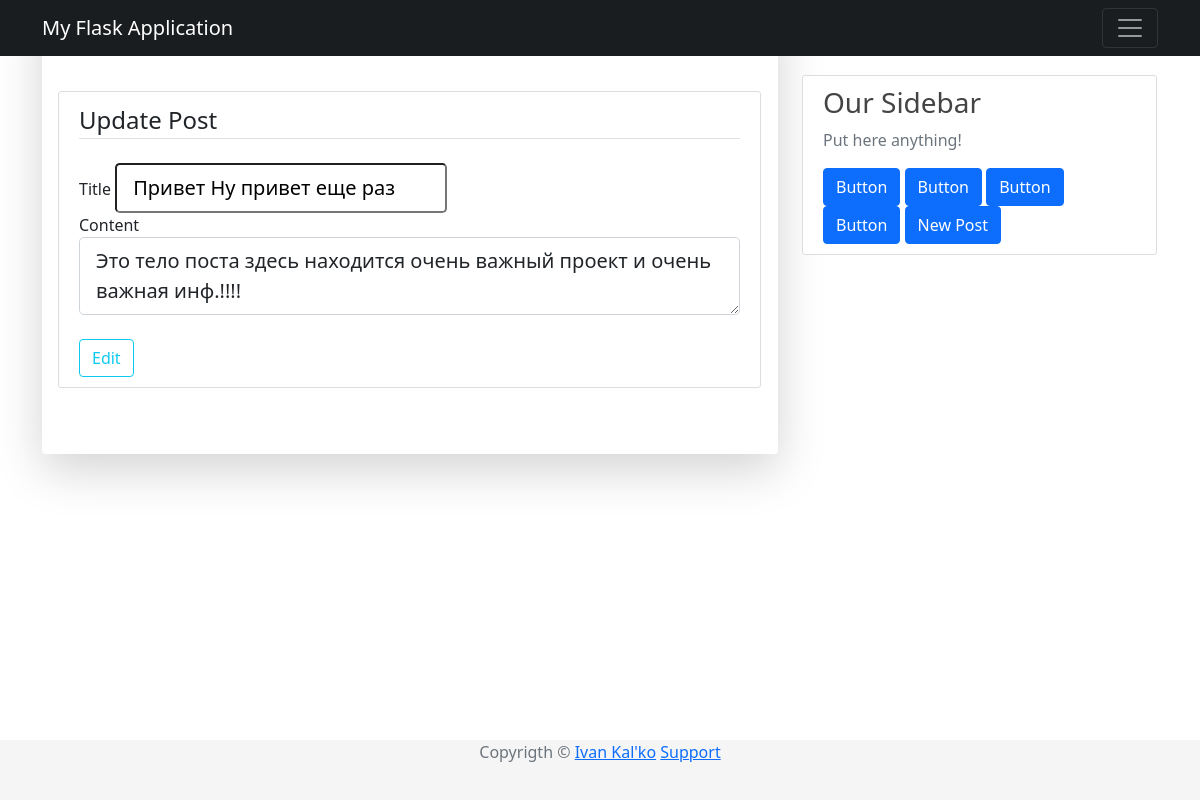
The page /post/2/edit (signed in) on the database its author committed.
### app/models/post.py (models this page shows, shortened)
class Post(db.Model):
    __tablename__ = "posts"
    id = db.Column(db.Integer, primary_key=True)
    title = db.Column(db.String(100), nullable=False)
    timestamp = db.Column(db.DateTime, nullable=False, default=datetime.utcnow)
    content = db.Column(db.Text, nullable=False)
    user_id = db.Column(db.Integer, db.ForeignKey("users.id"), nullable=False)
    comment = db.relationship('Comment', backref='article', lazy=True)

### app/routes/post.py (the view)
@app.route("/post/<int:id>/edit", methods=["GET", "POST"])
@login_required
def edit_post(id:int):
    post = Post.query.get_or_404(id)
    if post.author != current_user:
        abort(403)
    form = PostForm()
    if request.method == "POST" and form.validate():
        post.title = form.title.data
        post.content = form.content.data
        db.session.commit()
        flash("Your post has been created!", "success")
        return redirect(url_for('post', id=post.id))
    else:
        form.title.data = post.title
        form.content.data = post.content
    return render_template("edit_post.html", title="Update Post", form=form)

### app/forms/post.py
class PostForm(FlaskForm):
    title = StringField(label='Title', validators=[DataRequired()])
    content = TextAreaField(label="Content", validators=[DataRequired()])
    submit = SubmitField(label="Create Post")

### app/models/user.py (called while the page is built)
@login.user_loader
def load_user(id:int) -> User:
    return User.query.get(int(id))

### app/templates/edit_post.html (shortened to what this page needs)
{% extends "base.html" %}
{% block content %}
    <div class="content-section">
        <form method="POST" acrion="" novalidate>
            <fieldset class="form-group">
                <legend class="border-bottom mb-4">Update Post</legend>
                <div class="form-group">
                    {{ form.title.label(class="form-control-label") }}
                    {% if form.title.errors %}
                        {{ form.title(class="form-control form-control-lg is-invalid") }}
                        <div class="invalid-feedback">
                            {% for error in form.title.errors %}
                                <span>{{ error }}</span>
                            {% endfor %}
                        </div>
                    {% else %}
                        {{ form.title(class="form.control form-control-lg") }}
                    {% endif %}
                </div>
                <div class="form-group">
                    {{ form.content.label(class="form-control-label") }}
                    {% if form.content.errors %}
                        {{ form.content(class="form-control form-control-lg is-invalid") }}
                        <div class="invalid-feedback">
                            {% for error in form.content.errors %}
                                <span>{{ error }}</span>
                            {% endfor %}
                        </div>
                    {% else %}
                        {{ form.content(class="form-control form-control-lg") }}
                    {% endif %}
                </div>
            </fieldset><br>
            <div class="form-group">
                <button type="submit" class="btn btn-outline-info">Edit</button>
            </div>
        </form>
    </div>
{% endblock %}

### app/static/css/base.css (style rules this page uses)
body { background: #fafafa; color: #333333; margin-top: 5rem; }
.content-section { background: #ffffff; padding: 10px 20px; border: 1px solid #dddddd; border-radius: 3px; margin-right: 1px; margin-top: 75px; margin-bottom: 50px; }
html * { -webkit-font-smoothing: antialiased; -moz-osx-font-smoothing: grayscale; }
button, input, optgroup, select, textarea { margin: 0; font-family: inherit; font-size: inherit; line-height: inherit; }
body { color: #67748e; font-weight: 400; line-height: 1.6; background-color: #fff; }
body { margin: 0; font-family: var(--bs-font-sans-serif); font-size: 1rem; line-height: 1.5; -webkit-text-size-adjust: 100%; -webkit-tap-highlight-color: rgba(0,0,0,0); }
:root { --bs-blue: #63b3ed; --bs-indigo: #596cff; --bs-purple: #6f42c1; --bs-pink: #d63384; --bs-red: #f56565; --bs-orange: #fd7e14; --bs-yellow: #fbd38d; --bs-green: #81e6d9; --bs-teal: #20c997; --bs-cyan: #0dcaf0; --bs-gray: #6c757d; --bs-gray-dark: #343a40; --bs-primary: #cb0c9f; --bs-secondary: #8392ab; --bs-success: #82d616; --bs-info: #17c1e8; --bs-warning: #f53939; --bs-danger: #ea0606; --bs-light: #e9ecef; --bs-dark: #252f40; --bs-white: #fff; --bs-font-sans-serif: Open Sans; --bs-font-monospace: SFMono-Regular,Menlo,Monaco,Consolas,"Liberation Mono","Courier New",monospace; --bs-gradient: linear-gradient(180deg,hsla(0,0%,100%,.15),hsla(0,0%,100%,0)); }

### rows shown on the page
Post: title "Привет Ну привет еще раз", content "Это тело поста здесь находится очень важный проект и очень важная инф.!!!!"
